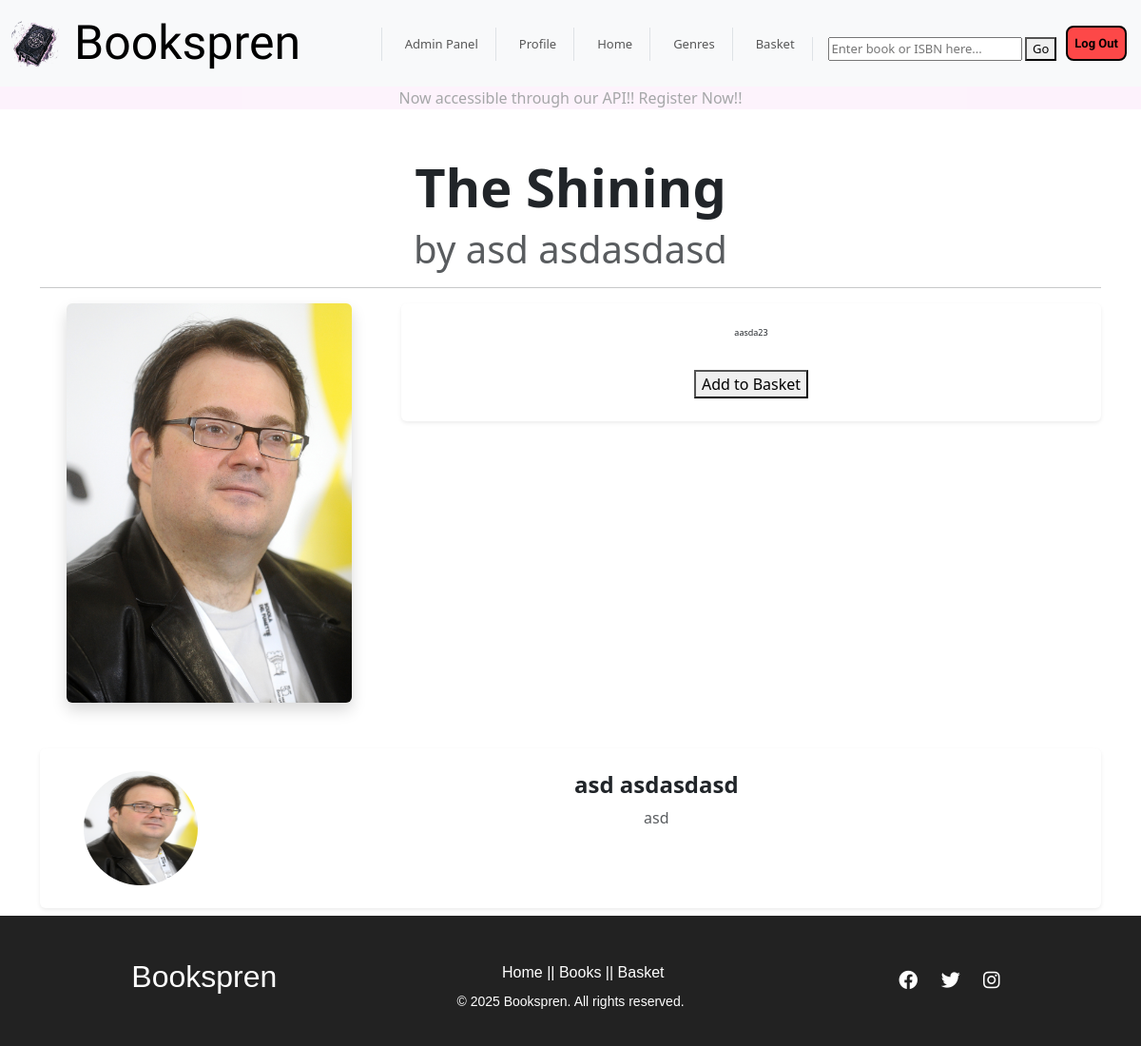
The app's page /inventory/book/4/ (signed in), older data.
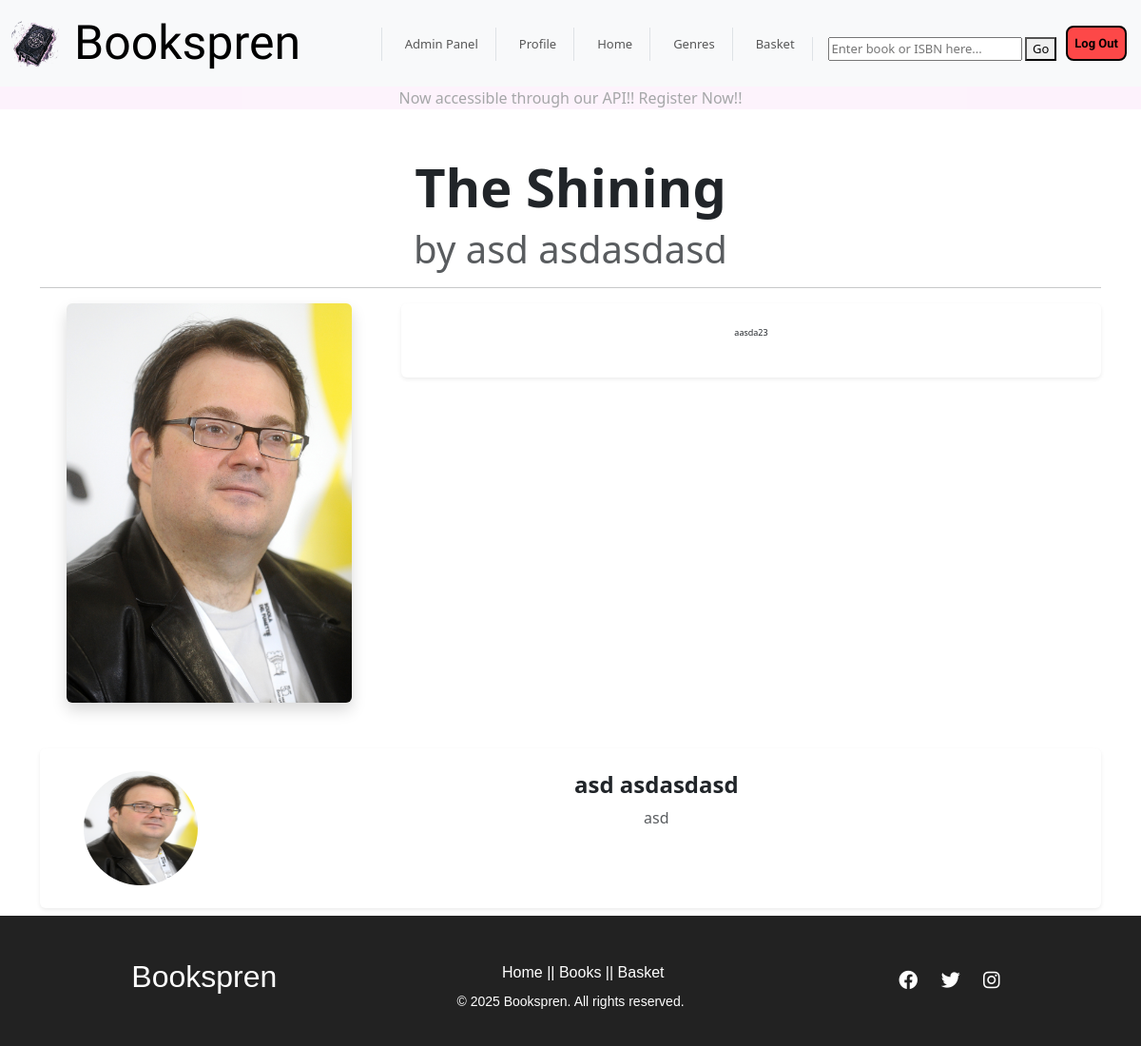
The same page, newer data.
### apps/api/models.py (models this page shows, shortened)
class Books(models.Model):
    class Meta:
        verbose_name_plural = 'Books'
    title = models.CharField(max_length=200)
    author = models.ForeignKey(Author, on_delete=models.CASCADE, related_name="books")
    category = models.ForeignKey(Category, on_delete=models.SET_NULL, null=True, related_name="books")
    description = models.TextField()
    price = models.DecimalField(max_digits=10, decimal_places=2)
    stock = models.PositiveIntegerField(default=0)
    cover_image = models.ImageField(upload_to='book_pics/', blank=True, null=True)
    published_date = models.DateField()
    isbn = models.CharField(max_length=13, unique=True)

class Author(models.Model):
    first_name = models.CharField(max_length=100)
    last_name = models.CharField(max_length=100)
    bio = models.TextField(blank=True)
    profile_picture = models.ImageField(upload_to='authors/', blank=True, null=True)

### apps/inventory/views.py (the view)
# urls.py: path('book/<int:book_id>/', views.book_details, name='book_details'),
@login_required
def book_details(request, book_id):
    book = Books.objects.get(id=book_id)  # Fetch book by ID
    base_author = book.author.id  # Get author ID from book data
    author = Author.objects.get(id=base_author)
    if request.method == "POST":
        form = CartForm(request.POST)
        if form.is_valid():
            cart_field = form.save(commit=False)
            cart_field.user_id = request.user
            cart_field.book = Books.objects.get(id=book_id)
            cart_field.save()
            book.stock -= 1
            book.save()
            return redirect('cart')  # Redirect to cart page after successful addition
    else:
        form = CartForm()  # Create empty form for GET requests
    return render(request, 'book_details.html', {'data': book, 'form': form, 'author': author})

### apps/inventory/forms.py
class CartForm(forms.ModelForm):
    class Meta:
        model = Cart
        fields = []

### apps/inventory/templates/book_details.html (shortened to what this page needs)
{% extends 'base.html' %}
{% block content %}
{% if user.is_authenticated %}
<div class="container mt-5">
    <div class="text-center">
        <h1 class="display-4 fw-bold">{{ data.title }}</h1>
        <p class="display-6 text-muted">by {{ author.first_name }} {{ author.last_name }}</p>
        <hr>
    </div>
    <div class="row">
        <div class="col-md-4 text-center">
            <img src="{{ data.cover_image.url }}"style="max-width: 300px" class="img-fluid rounded shadow" alt="{{ data.title }} Cover">
        </div>
        <div class="col-md-8">
            <div class="card shadow-sm p-4">
                <p class="lead" style="font-size: xx-small;">{{ data.description }}</p>
                {%if data.stock > 0%}
                <form method="POST" class="mt-3">
                    <button type="submit" class="button">Add to Basket</button>
                </form>
                {%endif%}
            </div>
        </div>
    </div>
    <div class="card mt-5 shadow-sm p-4">
        <div class="row g-3">
            <div class="col-md-2 text-center">
                <img src="{{ author.profile_picture.url }}" class="rounded-circle img-fluid" style="width: 120px; height: 120px;" alt="{{ data.author_first }} {{ data.author_last }}">
            </div>
            <div class="col-md-10">
                <h4 class="fw-bold">{{ author.first_name }} {{ author.last_name }}</h4>
                <p class="text-muted">{{ author.bio }}</p>
            </div>
        </div>
    </div>
</div>
{% endif %}
{% endblock %}

### templates/base.html (shortened to what this page needs)
{% load static %}
<!DOCTYPE html>
<html>
<head>
  <link rel="stylesheet" href="{% static 'css/style.css' %}">
  <link href="https://cdn.jsdelivr.net/npm/bootstrap@5.3.3/dist/css/bootstrap.min.css" rel="stylesheet">
  <link rel="stylesheet" href="https://cdnjs.cloudflare.com/ajax/libs/font-awesome/6.0.0/css/all.min.css">
</head>
<body>
  <nav class="navbar navbar-expand-lg navbar-light bg-light">
    <div class="container-fluid">
      <a class="navbar-brand" href="{% url 'home' %}">
        <img src="{% static 'images/pic2_edited.png' %}" style="width: 50px; height: 50px;">
      </a>
      <a class="navbar-header sassy-frass-regular" href="{% url 'home' %}" style="text-decoration: none; color: black;">Bookspren</a>
      <div class="collapse navbar-collapse ms-auto" id="navbarNav">
        <ul class="navbar-nav ms-auto">
          {% if request.user.username == "admin" %}
            <li class="nav-item border-start ps-3"><a class="nav-link" href="{% url 'admin:index' %}">Admin Panel</a></li>
          {% endif %}
          <li class="nav-item border-start ps-3"><a class="nav-link" href="{% url 'profile' %}">Profile</a></li>
          <li class="nav-item border-start ps-3"><a class="nav-link" href="{% url 'home' %}">Home</a></li>
          <li class="nav-item border-start ps-3"><a class="nav-link" href="{% url 'genres' %}">Genres</a></li>
          <li class="nav-item border-start ps-3"><a class="nav-link" href="{% url 'cart' %}">Basket</a></li>
          <li class="nav-item border-start ps-3">
            <form method="POST" action="{% url 'search_books' %}">
              <input type="text" name="keyword" placeholder="Enter book or ISBN here..." required>
              <button class ="button" type="submit">Go</button>
            </form>
          </li>
          {%if user.is_authenticated %}
            <form action="{% url 'logout' %}" method="post">
              <button class="nav-button" type="submit">Log Out</button>
            </form>
          {% endif %}
        </ul>
      </div>
    </div>
  </nav>
  <div class="container-fluid" style="text-align: center; background-color:#f8dcf5e6; opacity: 40%;">
    <p>Now accessible through our API!! Register Now!!</p>
  </div>
  <main>
    {% block content %}
    {% endblock %}
  </main>
</body>
{%include 'footer.html'%}
</html>

### templates/footer.html
{%block content %}
<footer class="footer">
    <div class="footer-container">
        <div class="footer-logo">
            <h2>Bookspren</h2>
        </div>
        <div class="footer-links">
            <ul style="display: flex;">
                <li><a href="{% url 'home' %}">Home |</a></li>
                <li><a href="{% url 'genres' %}">| Books |</a></li>
                <li><a href="{% url 'cart' %}">| Basket</a></li>
            </ul>
        </div>
        <div class="footer-social">
            <a href="https://facebook.com" target="_blank"><i class="fab fa-facebook"></i></a>
            <a href="https://twitter.com" target="_blank"><i class="fab fa-twitter"></i></a>
            <a href="https://instagram.com" target="_blank"><i class="fab fa-instagram"></i></a>
        </div>
    </div>
    <div class="footer-bottom">
        <p>&copy; {% now "Y" %} Bookspren. All rights reserved.</p>
    </div>
</footer>
{%endblock%}

### static/css/style.css (style rules this page uses)
.sassy-frass-regular { font-family: "Sassy Frass", serif; font-weight: 400; font-style: normal; font-size: 50px; }
main { min-height: 100vh; }
h1 { font-size: 10px; }
.navbar-header { font-size: 50px; }
.navbar-nav { display: grid; grid-template-columns: 1fr auto; align-items: flex-end; justify-content: end; padding: 3px; gap: 10px; font-size: small; }
.nav-button { padding: 7px; background-color: rgba(255, 0, 0, 0.71); border: 2px solid black; font-weight: bold; font-family: "Roboto", serif; border-radius: 8px; }
.card { border: none !important; text-align: center; }
.footer { background-color: #222; color: white; text-align: center; padding: 20px 0; font-family: Arial, sans-serif; }
.footer-container { display: flex; justify-content: space-around; align-items: center; flex-wrap: wrap; margin: auto; padding: 20px; height: 50px; }
.footer-links ul { list-style: none; padding: 0; }
.footer-links ul li { margin: 8px 0; }
.footer-links ul li a { color: white; text-decoration: none; transition: 0.3s; }
.footer-social a { color: white; margin: 0 10px; font-size: 20px; transition: 0.3s; }
.footer-bottom { margin-top: 10px; font-size: 14px; }

Row changes from the older to the newer data that the page shows:
changed Books "The Shining": stock 2 → 0 (drawn)
Text that changed along with them:
text no longer shown: "Add to Basket"
